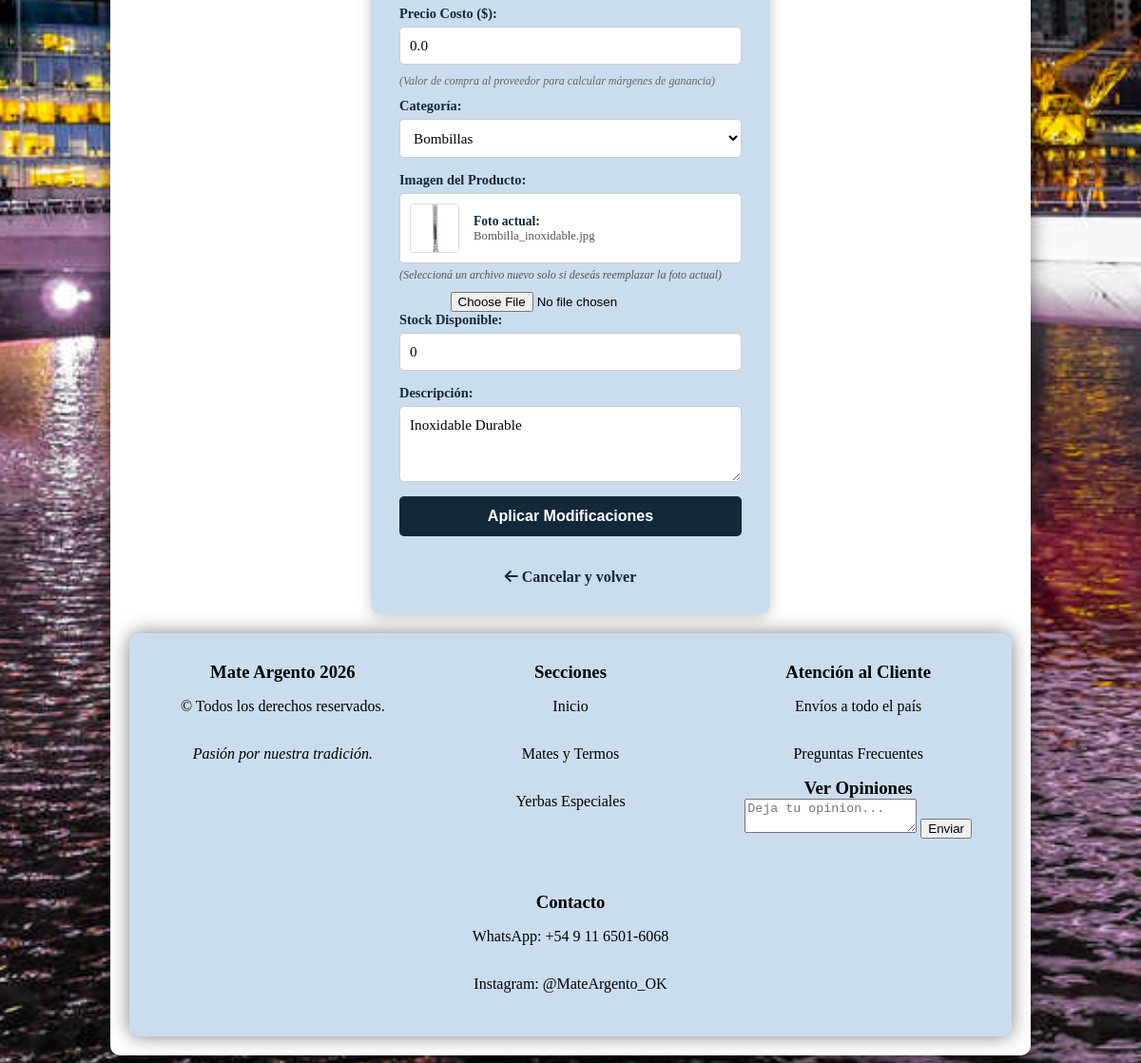
/admin/editar_producto/8 (signed in, lower part), run on an earlier commit of the app's database.
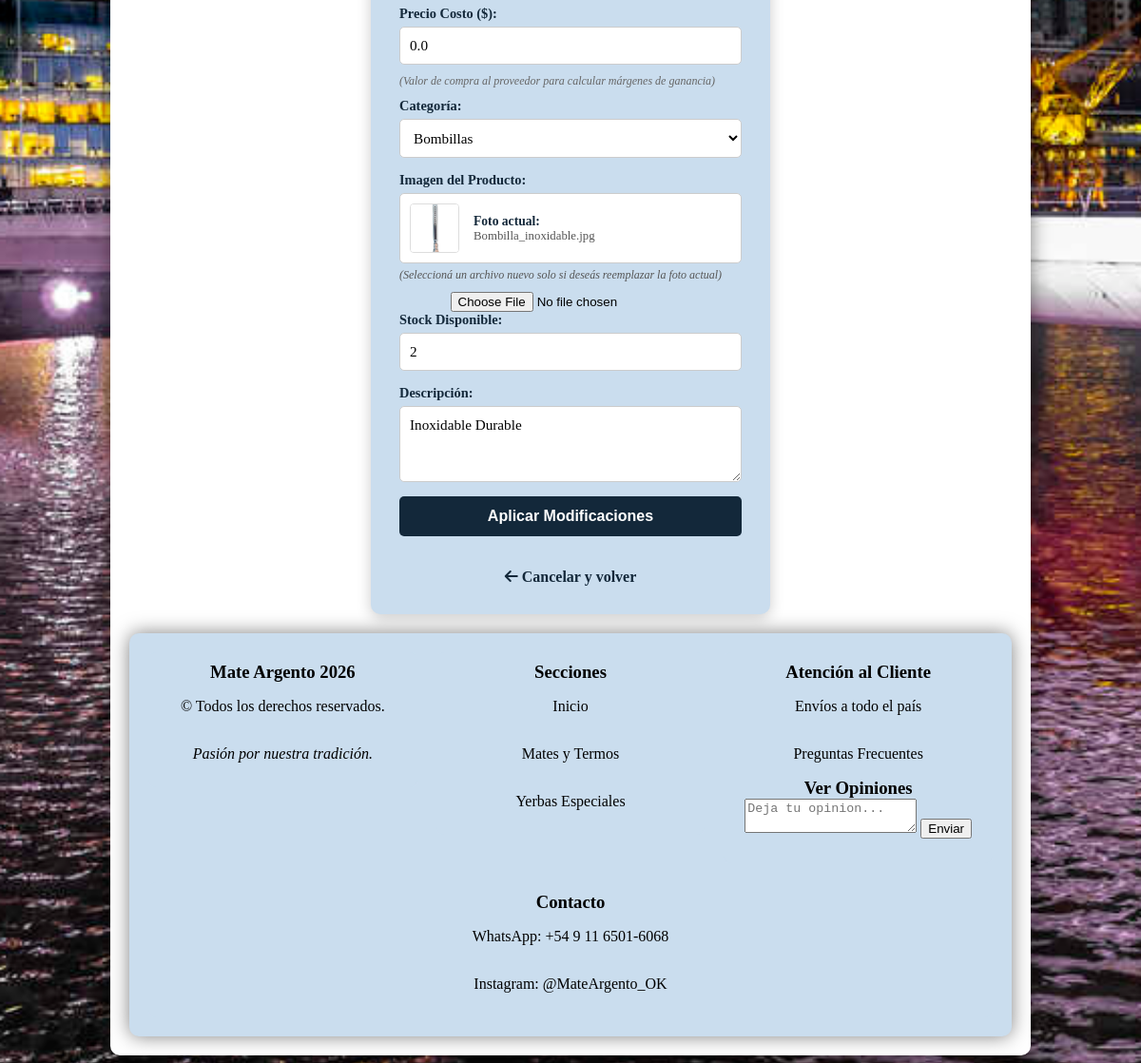
And on a later commit of the database.
### app.py (models this page shows, shortened)
class Producto(db.Model):
    id = db.Column(db.Integer, primary_key=True)
    nombre = db.Column(db.String(100), nullable=False)
    categoria = db.Column(db.String(50))
    precio = db.Column(db.Float, nullable=False)
    precio_costo = db.Column(db.Float, nullable=False, default=0.0)#falta implementar
    descripcion = db.Column(db.Text)
    imagen = db.Column(db.String(100))
    stock = db.Column(db.Integer, default=0)

### app.py (the view)
@app.route('/admin/editar_producto/<int:id>', methods=['GET', 'POST'])
@requiere_nivel(5)
def editar_producto(id):
    producto = Producto.query.get_or_404(id)
    if request.method == 'POST':
        producto.actualizar_datos(request.form, request.files.get('imagen'))
        flash(f"¡Producto '{producto.nombre}' modificado con éxito!", "success")
        return redirect(url_for('lista_productos'))
    return render_template('editar_producto.html', producto=producto)

### app.py (called while the page is built, shortened)
def requiere_nivel(nivel_minimo):
    def decorator(f):
        @wraps(f)
        def decorated_function(*args, **kwargs):
            rol_usuario = session.get('usuario_rol', 'cliente')
            nivel_usuario = NIVELES_ACCESO.get(rol_usuario, 1)
            if nivel_usuario < nivel_minimo:
                flash("No tenés permisos suficientes para realizar esta acción.", "danger")
                return redirect(url_for('inicio'))
            return f(*args, **kwargs)
        return decorated_function
    return decorator

@app.context_processor
def procesar_carrito():
    mi_carrito = Carrito(session)
    items, total, unidades = mi_carrito.obtener_datos(Producto)
    return dict(carrito_html=items, total_carrito=total, total_unidades=unidades)

    def obtener_datos(self, modelo_producto):
        carrito_dict = self.session.get('carrito', {})
        productos_reales = []
        total_general = 0
        total_unidades = 0  # <--- Nueva variable
        return productos_reales, total_general, total_unidades

### templates/editar_producto.html (shortened to what this page needs)
<div class="contenedor">
    {% extends 'base.html' %}
{% block content %}
    <br><br>
    <div class="todo-centrado">
        <div class="tarjeta-formulario">
            <form method="POST" enctype="multipart/form-data">
                <label>Precio Costo ($):</label>
                <input type="number" step="0.01" name="precio_costo" value="{{ producto.precio_costo if producto.precio_costo else 0.0 }}" required>
                <p style="color: #666; font-size: 0.75em; margin: -5px 0 10px 0; text-align: left; font-style: italic;">
                    (Valor de compra al proveedor para calcular márgenes de ganancia)
                </p>
                <label>Categoría:</label>
                <select name="categoria">
                    <option value="Bombillas" {% if producto.categoria == 'Bombillas' %}selected{% endif %}>Bombillas</option>
                </select>
                <label>Imagen del Producto:</label>
                <div style="background: white; padding: 10px; display: flex; align-items: center; border-radius: 5px; border: 1px solid #ccc; margin-bottom: 10px;">
                    <img src="{{ url_for('static', filename='img/' + producto.imagen) }}" class="admin-tabla-img" style="margin-right: 15px;">
                    <div style="text-align: left;">
                        <span style="color: #13283A; font-size: 0.85em; display: block; font-weight: bold;">Foto actual:</span>
                        <span style="color: #555; font-size: 0.8em; word-break: break-all;">{{ producto.imagen }}</span>
                    </div>
                </div>
                <p style="color: #555; font-size: 0.75em; margin: -5px 0 10px 0; text-align: left; font-style: italic;">
                    (Seleccioná un archivo nuevo solo si deseás reemplazar la foto actual)
                </p>
                <input type="file" name="imagen" accept="image/*">
                <label>Stock Disponible:</label>
                <input type="number" name="stock" min="0" value="{{ producto.stock }}">
                <label>Descripción:</label>
                <textarea name="descripcion" placeholder="Detalles del producto...">{{ producto.descripcion }}</textarea>
                <button type="submit" class="btn-formulario">Aplicar Modificaciones</button>
            </form>
            <br>
            <a href="{{ url_for('lista_productos') }}" style="text-decoration: none; color: #13283A; font-weight: bold;">
                <i class="fa-solid fa-arrow-left"></i> Cancelar y volver
            </a>
        </div>
    </div>
    {% endblock %}

What changed in the data, as far as the page shows it:
changed Producto "Bombilla_inoxidable.jpg": stock "0" → "2"
